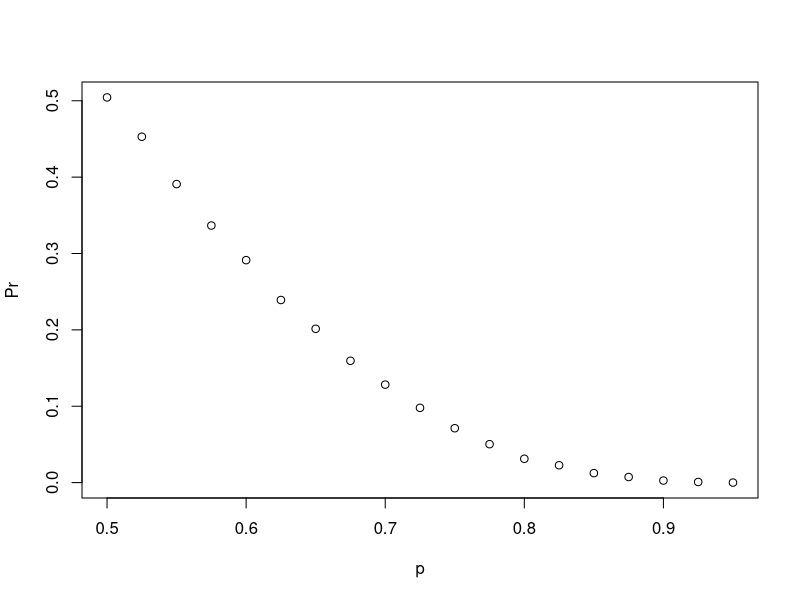
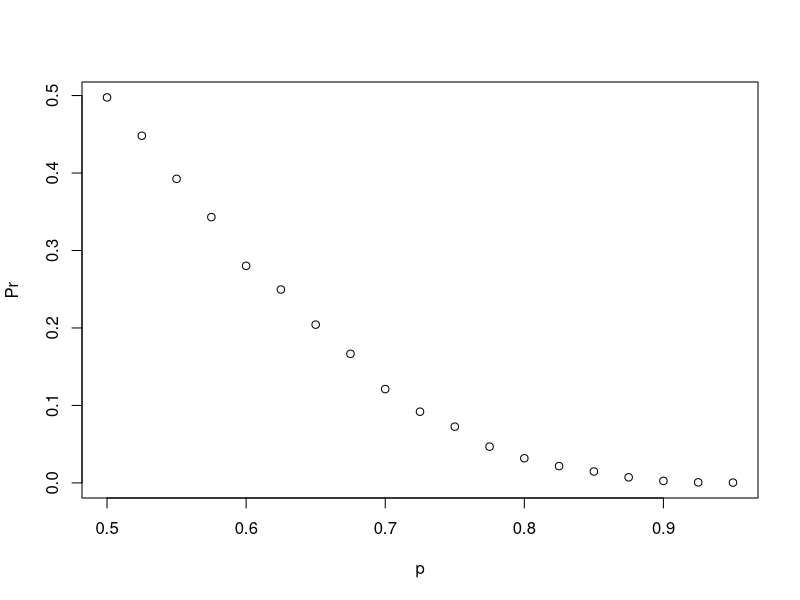

R code for these plots, in order:
#Exercises

1.1
cyan <- 3
magenta <- 5
yellow <- 7

# Assign a variable `p` as the probability of choosing a cyan ball from the box
p <- cyan / (cyan + magenta + yellow)

# Print the variable `p` to the console
p


1.2
# `p` is defined as the probability of choosing a cyan ball from a box containing: 3 cyan balls, 5 magenta balls, and 7 yellow balls.
# Using variable `p`, calculate the probability of choosing any ball that is not cyan from the box
1-p


1.3
cyan <- 3
magenta <- 5
yellow <- 7

# The variable `p_1` is the probability of choosing a cyan ball from the box on the first draw.
p_1 <- cyan / (cyan + magenta + yellow)

# Assign a variable `p_2` as the probability of not choosing a cyan ball on the second draw without replacement.
p_2 <- (magenta + yellow) / (cyan-1 + magenta + yellow)

# Calculate the probability that the first draw is cyan and the second draw is not cyan.
p_1 * p_2


1.4
cyan <- 3
magenta <- 5
yellow <- 7

# The variable 'p_1' is the probability of choosing a cyan ball from the box on the first draw.
p_1 <- cyan / (cyan + magenta + yellow)

# Assign a variable 'p_2' as the probability of not choosing a cyan ball on the second draw with replacement.
p_2 <- (magenta + yellow) / (cyan + magenta + yellow)

# Calculate the probability that the first draw is cyan and the second draw is not cyan.
p_1 * p_2





#Exercise 2.2
cyan <- 3
magenta <- 5
yellow <- 7

# Assign the variable 'p_yellow' as the probability that a yellow ball is drawn from the box.
p_yellow <- yellow / (cyan + magenta + yellow)

# Using the variable 'p_yellow', calculate the probability of drawing a yellow ball on the sixth draw. Print this value to the console.
p_yellow


#Exercise 2.3
# Assign the variable 'p_no6' as the probability of not seeing a 6 on a single roll.
p_no6 <- 5/6

# Calculate the probability of not seeing a 6 on six rolls.
p_no6^6


#Exercise 2.4
# Assign the variable `p_cavs_win4` as the probability that the Cavs will win the first four games of the series.
p_cavs_win4 <- (6/10)^4

# Using the variable `p_cavs_win4`, calculate the probability that the Celtics (the other team) win at least one game in the first four games of the series.
1 - p_cavs_win4


#Exercise 2.5
# This line of sample code simulates four random games where the Celtics either lose or win. Each game is independent of other games.
simulated_games <- sample(c("lose","win"), 4, replace = TRUE, prob = c(0.6, 0.4))

# The variable 'B' specifies the number of times we want the simulation to run. Let's run the Monte Carlo simulation 10,000 times.
B <- 10000

# Use the `set.seed` function to make sure your answer matches the expected result after random sampling.
set.seed(1)

# Create an object called `celtic_wins` that first replicates the sample code generating the variable called `simulated_games` for `B` iterations and then tallies the number of simulated series that contain at least one win for the Celtics.
celtic_wins <- replicate(B, {
  simulated_games <- sample(c("lose","win"), 4, replace = TRUE, prob = c(0.6, 0.4))
  any(simulated_games %in% "win")
})

# Calculate the frequency out of B iterations that the Celtics won at least one game. Print your answer to the console.
mean(celtic_wins)




#Exercise 3.1
# Assign a variable 'n' as the number of remaining games.
n <- 6

# Assign a variable 'l' to a list of possible game outcomes, where 0 indicates a loss and 1 indicates a win for the Cavs. 
l <- list(c(0,1))

# Create a data frame named 'possibilities' that contains all possible outcomes for the remaining games.
possibilities <- expand.grid(rep(sample(l), n))
possibilities

# Create a vector named 'results' that indicates whether each row in the data frame 'possibilities' contains enough wins for the Cavs to win the series.
results <- rowSums(possibilities) >= 4
results

# Calculate the proportion of 'results' in which the Cavs win the series. Print the outcome to the console.
mean(results)


#Exercise 3.2
# The variable `B` specifies the number of times we want the simulation to run. Let's run the Monte Carlo simulation 10,000 times.
B <- 10000

# Use the `set.seed` function to make sure your answer matches the expected result after random sampling.
set.seed(1)

# Create an object called `results` that replicates the sample code for `B` iterations and tallies the number of simulated series that contain at least four wins for the Cavs.
results <- replicate(B, {
  simulated_games <- sample(c(0, 1), 6, replace = TRUE)
  sum(simulated_games) >= 4
})


# Calculate the frequency out of `B` iterations that the Cavs won at least four games in the remainder of the series. Print your answer to the console.
mean(results)


#Exercise 3.3
# Let's assign the variable 'p' as the vector of probabilities that team A will win.
p <- seq(0.5, 0.95, 0.025)

# Given a value 'p', the probability of winning the series for the underdog team B can be computed with the following function based on a Monte Carlo simulation:
prob_win <- function(p){
  B <- 10000
  result <- replicate(B, {
    b_win <- sample(c(1,0), 7, replace = TRUE, prob = c(1-p, p))
    sum(b_win)>=4
  })
  mean(result)
}

# Apply the 'prob_win' function across the vector of probabilities that team A will win to determine the probability that team B will win. Call this object 'Pr'.
Pr <- sapply(p, prob_win)

# Plot the probability 'p' on the x-axis and 'Pr' on the y-axis.
plot(p, Pr)


#Exercise 3.4
# Given a value 'p', the probability of winning the series for the underdog team B can be computed with the following function based on a Monte Carlo simulation:
prob_win <- function(N, p=0.75){
  B <- 10000
  result <- replicate(B, {
    b_win <- sample(c(1,0), N, replace = TRUE, prob = c(1-p, p))
    sum(b_win)>=(N+1)/2
  })
  mean(result)
}

# Assign the variable 'N' as the vector of series lengths. Use only odd numbers ranging from 1 to 25 games.
N <- seq(1, 25, 2)

# Apply the 'prob_win' function across the vector of series lengths to determine the probability that team B will win. Call this object `Pr`.
Pr <- sapply(N, prob_win)

# Plot the number of games in the series 'N' on the x-axis and 'Pr' on the y-axis.
# Let's assign the variable 'p' as the vector of probabilities that team A will win.
p <- seq(0.5, 0.95, 0.025)

# Given a value 'p', the probability of winning the series for the underdog team B can be computed with the following function based on a Monte Carlo simulation:
prob_win <- function(p){
  B <- 10000
  result <- replicate(B, {
    b_win <- sample(c(1,0), 7, replace = TRUE, prob = c(1-p, p))
    sum(b_win)>=4
  })
  mean(result)
}

# Apply the 'prob_win' function across the vector of probabilities that team A will win to determine the probability that team B will win. Call this object 'Pr'.
Pr <- sapply(p, prob_win)

# Plot the probability 'p' on the x-axis and 'Pr' on the y-axis.
plot(p, Pr)



#Exercise 4.6
# Assign a variable 'female_avg' as the average female height.
male_avg <- 69

# Assign a variable 'female_sd' as the standard deviation for female heights.
male_sd <- 3

# Determine the height of a man in the 99th percentile of the distribution.
qnorm(0.99, male_avg, male_sd)




#Exercise 5.2
# Use the `set.seed` function to make sure your answer matches the expected result after random sampling.
set.seed(1)

# The variables 'green', 'black', and 'red' contain the number of pockets for each color
green <- 2
black <- 18
red <- 18

# Assign a variable `p_green` as the probability of the ball landing in a green pocket
p_green <- green / (green+black+red)

# Assign a variable `p_not_green` as the probability of the ball not landing in a green pocket
p_not_green <- (red+black) / (green+black+red)

#Create a model to predict the random variable `X`, your winnings from betting on green.
X <- sample(c(17, -1), 1, replace = TRUE, prob = c(p_green, p_not_green))

# Print the value of `X` to the console
X



#Exercise 5.3
# The variables 'green', 'black', and 'red' contain the number of pockets for each color
green <- 2
black <- 18
red <- 18

# Assign a variable `p_green` as the probability of the ball landing in a green pocket
p_green <- green / (green+black+red)

# Assign a variable `p_not_green` as the probability of the ball not landing in a green pocket
p_not_green <- 1-p_green

# Calculate the expected outcome if you win $17 if the ball lands on green and you lose $1 if the ball doesn't land on green
#Note to self: Expected Value = ap + b(1-p)
17 * p_green + -1 * p_not_green



#Exercise 5.4
# The variables 'green', 'black', and 'red' contain the number of pockets for each color
green <- 2
black <- 18
red <- 18

# Assign a variable `p_green` as the probability of the ball landing in a green pocket
p_green <- green / (green+black+red)

# Assign a variable `p_not_green` as the probability of the ball not landing in a green pocket
p_not_green <- 1-p_green

# Compute the standard error of the random variable
# Note to self: SE = sqrt(no of draws) * std deviation of the numbers in the 'urn'
# Formula: |b-a| * sqrt(p * (1-p))
abs(-1 - 17) * sqrt(p_green * p_not_green)



#Exercise 5.5
# The variables 'green', 'black', and 'red' contain the number of pockets for each color
green <- 2
black <- 18
red <- 18

# Assign a variable `p_green` as the probability of the ball landing in a green pocket
p_green <- green / (green+black+red)

# Assign a variable `p_not_green` as the probability of the ball not landing in a green pocket
p_not_green <- 1-p_green

# Use the `set.seed` function to make sure your answer matches the expected result after random sampling
set.seed(1)

# Define the number of bets using the variable 'n'
n <- 1000

# Create a vector called 'X' that contains the outcomes of 1000 samples
X <- sample(c(17, -1), n, replace = TRUE, prob = c(p_green, p_not_green))

# Assign the sum of all 1000 outcomes to the variable 'S'
S <- sum(X)

# Print the value of 'S' to the console
S


#Exercise 5.6
# The variables 'green', 'black', and 'red' contain the number of pockets for each color
green <- 2
black <- 18
red <- 18

# Assign a variable `p_green` as the probability of the ball landing in a green pocket
p_green <- green / (green+black+red)

# Assign a variable `p_not_green` as the probability of the ball not landing in a green pocket
p_not_green <- 1-p_green

# Define the number of bets using the variable 'n'
n <- 1000

# Calculate the expected outcome of 1,000 spins if you win $17 when the ball lands on green and you lose $1 when the ball doesn't land on green
n * (17 * p_green + -1 * p_not_green)


#Exercise 5.7
# The variables 'green', 'black', and 'red' contain the number of pockets for each color
green <- 2
black <- 18
red <- 18

# Assign a variable `p_green` as the probability of the ball landing in a green pocket
p_green <- green / (green+black+red)

# Assign a variable `p_not_green` as the probability of the ball not landing in a green pocket
p_not_green <- 1-p_green

# Define the number of bets using the variable 'n'
n <- 1000

# Compute the standard error of the sum of 1,000 outcomes
sqrt(n) * (abs(-1 - 17) * sqrt(p_green * p_not_green))




#Exercise 6.1
# Assign a variable `p_green` as the probability of the ball landing in a green pocket
p_green <- 2 / 38

# Assign a variable `p_not_green` as the probability of the ball not landing in a green pocket
p_not_green <- 1-p_green

# Define the number of bets using the variable 'n'
n <- 100

# Calculate 'avg', the expected outcome of 100 spins if you win $17 when the ball lands on green and you lose $1 when the ball doesn't land on green
avg <- n * (17*p_green + -1*p_not_green)

# Compute 'se', the standard error of the sum of 100 outcomes
se <- sqrt(n) * (17 - -1)*sqrt(p_green*p_not_green)

# Using the expected value 'avg' and standard error 'se', compute the probability that you win money betting on green 100 times.
1- pnorm(0, avg, se)



#Exercise 6.2
# Assign a variable `p_green` as the probability of the ball landing in a green pocket
p_green <- 2 / 38

# Assign a variable `p_not_green` as the probability of the ball not landing in a green pocket
p_not_green <- 1-p_green

# Define the number of bets using the variable 'n'
n <- 100

# The variable `B` specifies the number of times we want the simulation to run. Let's run the Monte Carlo simulation 10,000 times.
B <- 10000

# Use the `set.seed` function to make sure your answer matches the expected result after random sampling.
set.seed(1)

# Create an object called `S` that replicates the sample code for `B` iterations and sums the outcomes.
S <- replicate(B, {
  X <- sample(c(17, -1), n, replace = TRUE, prob = c(p_green, p_not_green))
  sum(X)
})

# Compute the average value for 'S'
mean(S)

# Calculate the standard deviation of 'S'
sd(S)



#Exercise 6.3
# Calculate the proportion of outcomes in the vector `S` that exceed $0
mean(S > 0)



#Exercise 6.5
# Use the `set.seed` function to make sure your answer matches the expected result after random sampling.
set.seed(1)

# Define the number of bets using the variable 'n'
n <- 10000

# Assign a variable `p_green` as the probability of the ball landing in a green pocket
p_green <- 2 / 38

# Assign a variable `p_not_green` as the probability of the ball not landing in a green pocket
p_not_green <- 1 - p_green

# Create a vector called `X` that contains the outcomes of `n` bets
X <- sample(c(17, -1), n, replace = TRUE, prob = c(p_green, p_not_green))

# Define a variable `Y` that contains the mean outcome per bet. Print this mean to the console.
Y <- mean(X)
Y



#Exercise 6.6
# Assign a variable `p_green` as the probability of the ball landing in a green pocket
p_green <- 2 / 38

# Assign a variable `p_not_green` as the probability of the ball not landing in a green pocket
p_not_green <- 1 - p_green

# Calculate the expected outcome of `Y`, the mean outcome per bet in 10,000 bets
#The expected outcome of a single spin is the sum of the individual outcomes for winning or losing multiplied by their chances of occurring. 
(17 * p_green) + (-1 * p_not_green)


#Exercise 6.7
# Define the number of bets using the variable 'n'
n <- 10000

# Assign a variable `p_green` as the probability of the ball landing in a green pocket
p_green <- 2 / 38

# Assign a variable `p_not_green` as the probability of the ball not landing in a green pocket
p_not_green <- 1 - p_green

# Compute the standard error of 'Y', the mean outcome per bet from 10,000 bets.
abs(-1 - 17) * sqrt(p_green * p_not_green)/sqrt(n)



#Exercise 6.8
# We defined the average using the following code
avg <- 17*p_green + -1*p_not_green

# We defined standard error using this equation
se <- 1/sqrt(n) * (17 - -1)*sqrt(p_green*p_not_green)

# Given this average and standard error, determine the probability of winning more than $0. Print the result to the console.
1 - pnorm(0, avg, se)



#Exercise 6.9
# The variable `n` specifies the number of independent bets on green
n <- 10000

# The variable `B` specifies the number of times we want the simulation to run
B <- 10000

# Use the `set.seed` function to make sure your answer matches the expected result after random number generation
set.seed(1)

# Generate a vector `S` that contains the the average outcomes of 10,000 bets modeled 10,000 times
S <- replicate(B, {
  X <- sample(c(17, -1), n, replace = TRUE, prob = c(2/38, 36/38))
  mean(X)
})

# Compute the average of `S`
mean(S)

# Compute the standard deviation of `S`
sd(S)



